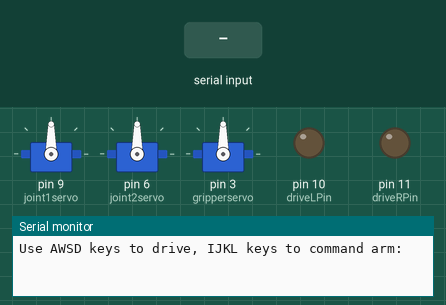
This sketch was run on a simulated Arduino Uno, built with avr-gcc and run on an emulated ATmega328P. On the bench: 3 × servo, output pins drawn as LEDs (lit = HIGH), the last lines printed to the serial monitor. Inputs (shaded band) come from the test bench.

Above: at 1.2 s.
1.3 s: "w" received over Serial
At 1.8 s:
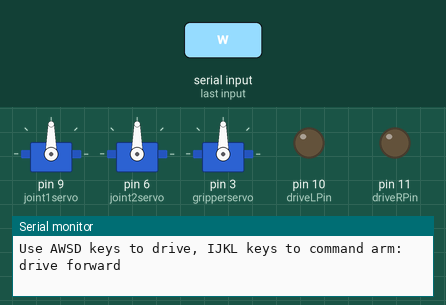
2.8 s: byte 99 ('c') received over Serial
At 3.4 s:
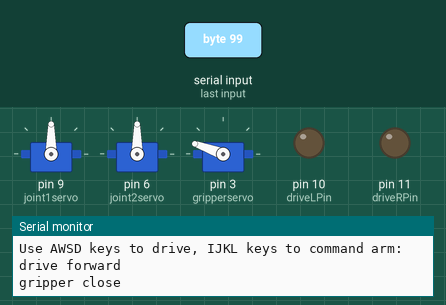
4.3 s: "s" received over Serial
At 5.3 s:
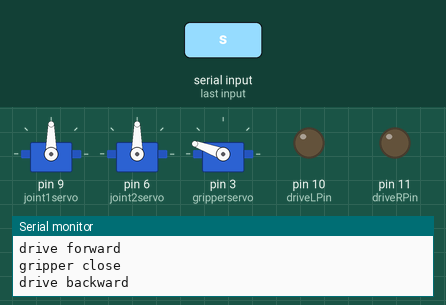
5.8 s: "a" received over Serial
At 6.4 s:
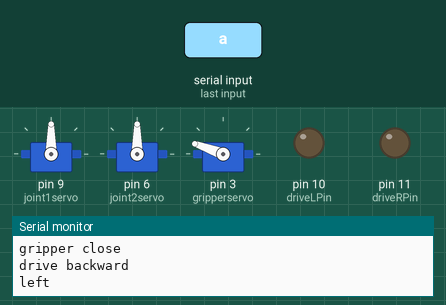
7.3 s: "d" received over Serial
At 8.5 s:
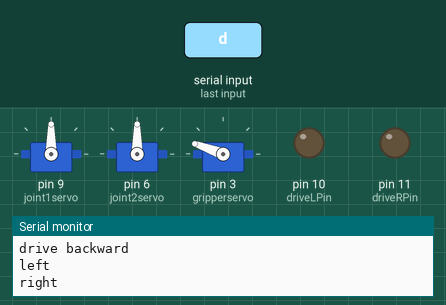
8.8 s: "n" received over Serial
At 11.1 s:
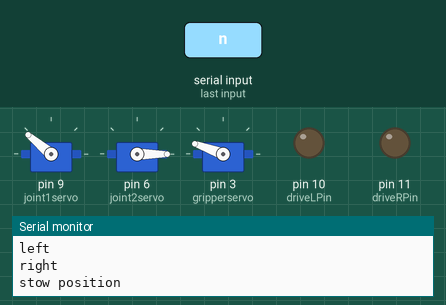
Timing chart, 0 to 12.3 s (numbered marks = the images above; inputs shaded):
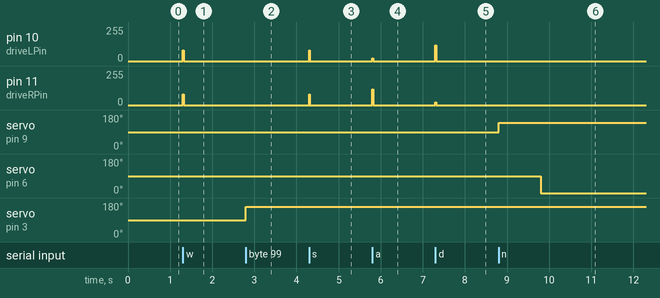

Measured:
- after the input at 1.3 s, pin 10 (driveLPin), pin 11 (driveRPin): 0/255 → 80/255 at once, → 0/255 0.02 s later
- after the input at 2.8 s, servo on pin 3 (gripperservo): 90° → 160° at once
- after the input at 4.3 s, pin 10 (driveLPin), pin 11 (driveRPin): 0/255 → 80/255 at once, → 0/255 0.02 s later
- after the input at 5.8 s, pin 10 (driveLPin): 0/255 → 20/255 at once, → 0/255 0.02 s later; pin 11 (driveRPin): 0/255 → 120/255 at once, → 0/255 0.02 s later
- after the input at 7.3 s, pin 10 (driveLPin): 0/255 → 120/255 at once, → 0/255 0.02 s later; pin 11 (driveRPin): 0/255 → 20/255 at once, → 0/255 0.02 s later
- after the input at 8.8 s, servo on pin 9 (joint1servo): 90° → 140° at once; servo on pin 6 (joint2servo): 90° → 0° after 1.0 s

The sketch:

litter_bot_AB.ino
```cpp
#include <SoftwareSerial.h>
#include <Servo.h>

//Servo Limits
////////////////////////////////////
#define J1SERVO_MIN 0
#define J1SERVO_MAX 160
#define J2SERVO_MIN 0
#define J2SERVO_MAX 160
////////////////////////////////////

//Arm Servo Objects
Servo joint1servo;         //range is 0 to 160 nom is 90
Servo joint2servo;         // range is 70 to 160
Servo gripperservo;       //range is 10 to 50? open is 50 closed is 10

//Drive Motor Pins
int driveLPin = 10; // PWM for left motor
int driveRPin = 11;  // PWM for right motor
int dirLPin = 12;   //direction for left motor
int dirRPin = 13;   //direction for right motor
char keyboard_input = 0;

// int current_angleJ1 = 90;
// int current_angleJ2 = 115;
// int current_angleG = 50;

int current_angleJ1 = joint1servo.read();
int current_angleJ2 = joint2servo.read();
int current_angleG = gripperservo.read();

void drive_forward()
{
  //Set wheel directions to move forward
  digitalWrite(dirLPin,0);
  digitalWrite(dirRPin,1);
  //Drive forward for t time in ms and stop.
  analogWrite(driveLPin,80);
  analogWrite(driveRPin,80);
  delay(20);
}

void drive_backward()
{
    //Set wheel directions to move backward
  digitalWrite(dirLPin,1);
  digitalWrite(dirRPin,0);
  //Drive forward for t time in ms and stop.
  analogWrite(driveLPin,80);
  analogWrite(driveRPin,80);
  delay(20);
}

void turn_left()
{
    //Set wheel directions to move forward
  digitalWrite(dirLPin,0);
  digitalWrite(dirRPin,1);
  //Turn left
  analogWrite(driveLPin,20);
  analogWrite(driveRPin,120);
  delay(20);
}

void turn_right()
{
    //Set wheel directions to move forward
  digitalWrite(dirLPin,0);
  digitalWrite(dirRPin,1);
  //Turn left
  analogWrite(driveLPin,120);
  analogWrite(driveRPin,20);
  delay(20);
}

void arm_stow(){
  //Stow position
joint1servo.write(140);
delay(1000);
joint2servo.write(0);
//gripperservo.write(50);
}

void arm_deploy(){
// straight out
joint1servo.write(18);
delay(1000);
joint2servo.write(75);
}

//////////////////////////////////////////////////////////////////////////////////////////

void arm_up()
{
  //Serial.println(current_angleJ1);
  if (current_angleJ1<J1SERVO_MAX)
    {
      current_angleJ1+= 5;
      joint1servo.write(current_angleJ1);
    }
  else
    Serial.println("Max position reached");
  delay(20);
}

void arm_down()
{
  if (current_angleJ1>J1SERVO_MIN)
    {
      current_angleJ1-= 5;
      joint1servo.write(current_angleJ1);
    }
  else
    Serial.println("Min position reached");
  delay(20);
}


void arm_left()
{
  if (current_angleJ2<J2SERVO_MAX)
    {
      current_angleJ2+= 5;
      joint2servo.write(current_angleJ2);
    }
  else
    Serial.println("Max position reached");
  delay(20);
}

void arm_right()
{
  if (current_angleJ2>J2SERVO_MIN)
    {
      current_angleJ2-= 5;
      joint2servo.write(current_angleJ2);
    }
  else
    Serial.println("Max position reached");
  delay(20);
}

void gripper_close(){
  gripperservo.write(160);
  delay(20);
}

void gripper_open(){
  gripperservo.write(90);
  delay(20);
}


/////////////////////////////////////////////////////////////////////////////////////////
// Setup
////////////////////////////////////////////////////////////////////////////////////////

void setup() {
// Serial Setup
Serial.begin(9600);
Serial.println("Use AWSD keys to drive, IJKL keys to command arm:");

// Attach servos
joint1servo.attach(9);
joint2servo.attach(6);
gripperservo.attach(3);

//gripperservo.write(85);
//delay(100);
//gripperservo.write(160);


}

void loop() {
// Check for serial input. Call function based on input string.

if(Serial.available()>0){
  keyboard_input = Serial.read();

  switch(keyboard_input)
{
  case 'w':
    Serial.println("drive forward");
    drive_forward();
    break;
  case 's':
    Serial.println("drive backward");
    drive_backward();
    break;
  case 'a':
    Serial.println("left");
    turn_left();
    break;
  case 'd':
    Serial.println("right");
    turn_right();
    break;
  case 'n':
    Serial.println("stow position");
    arm_stow();
    break;
  case 'm':
    Serial.println("straight out");
    arm_deploy();
    break;
  case 'j':
    Serial.println("arm right");
    arm_right();
    break;
  case 'k':
    Serial.println("arm down");
    arm_down();
    break;
  case 'l':
    Serial.println("arm left");
    arm_left();
    break;
  case 'i':
    Serial.println("arm up");
    arm_up();
    break;
  case 'o':
    Serial.println("gripper open");
    gripper_open();
    break;
  case 'c':
    Serial.println("gripper close");
    gripper_close();
    break;

}
  }

  digitalWrite(driveLPin,LOW);
  digitalWrite(driveRPin,LOW);


}
```
